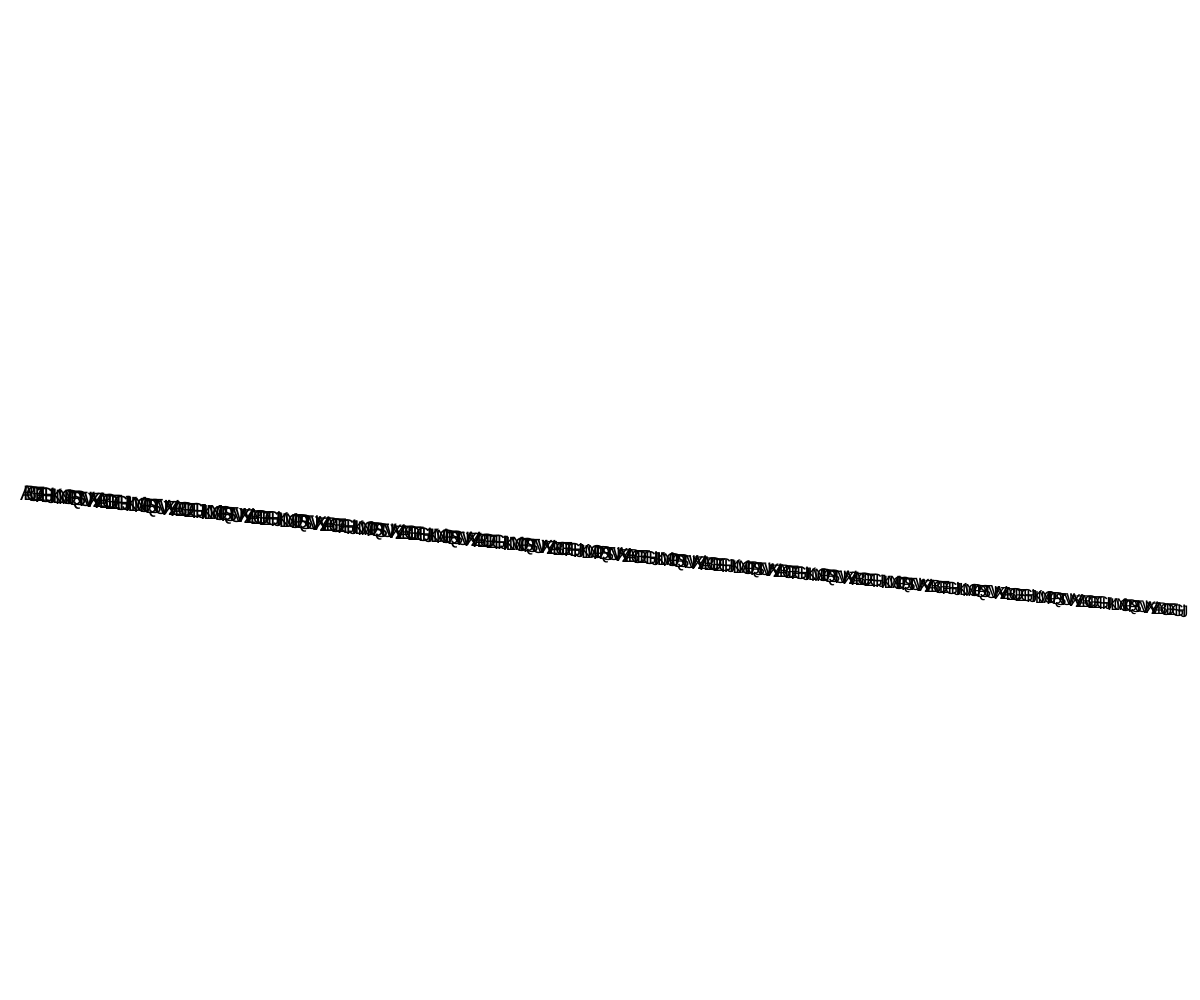
Frame 1 (no input)
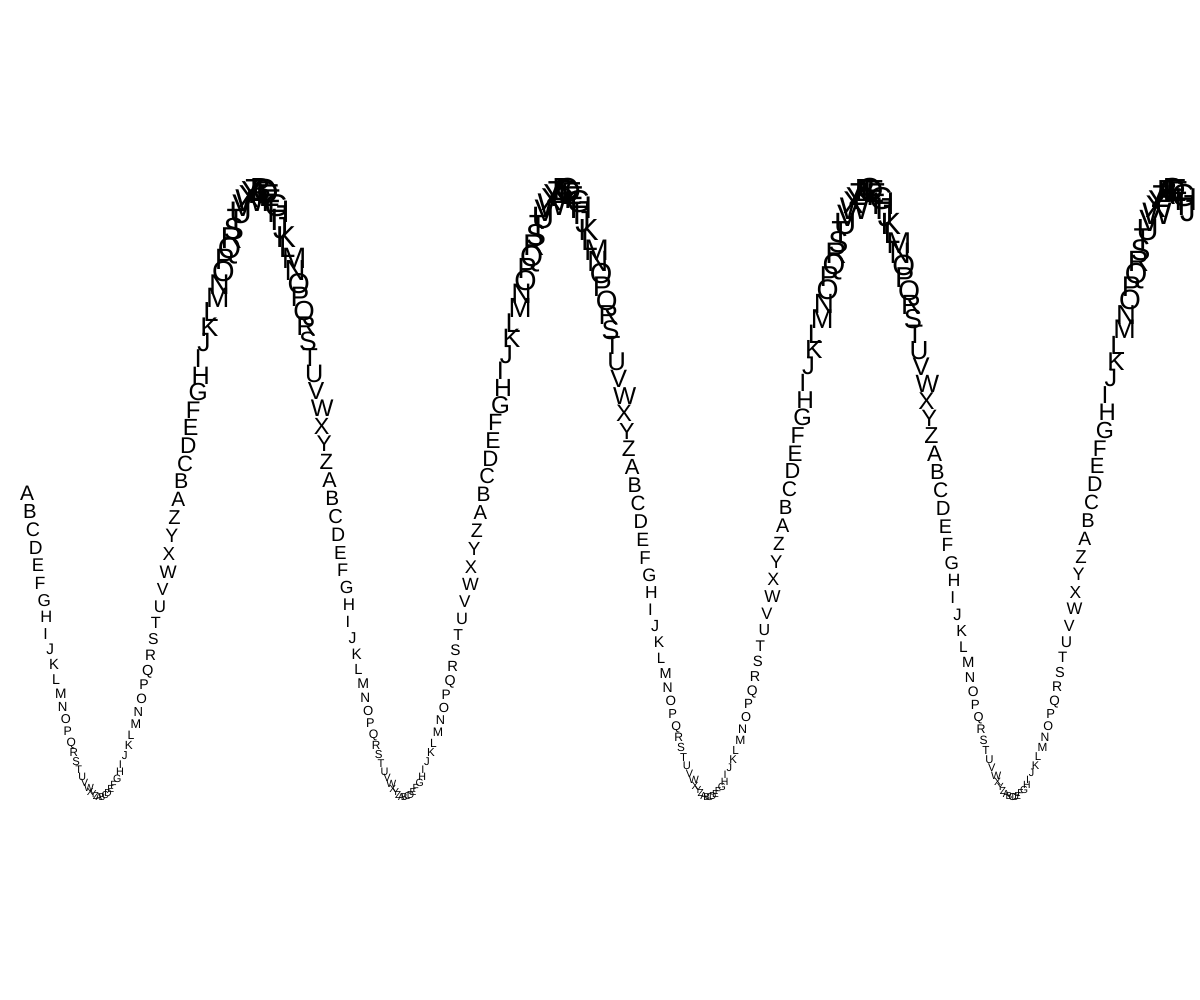
Frame 60 (no input)
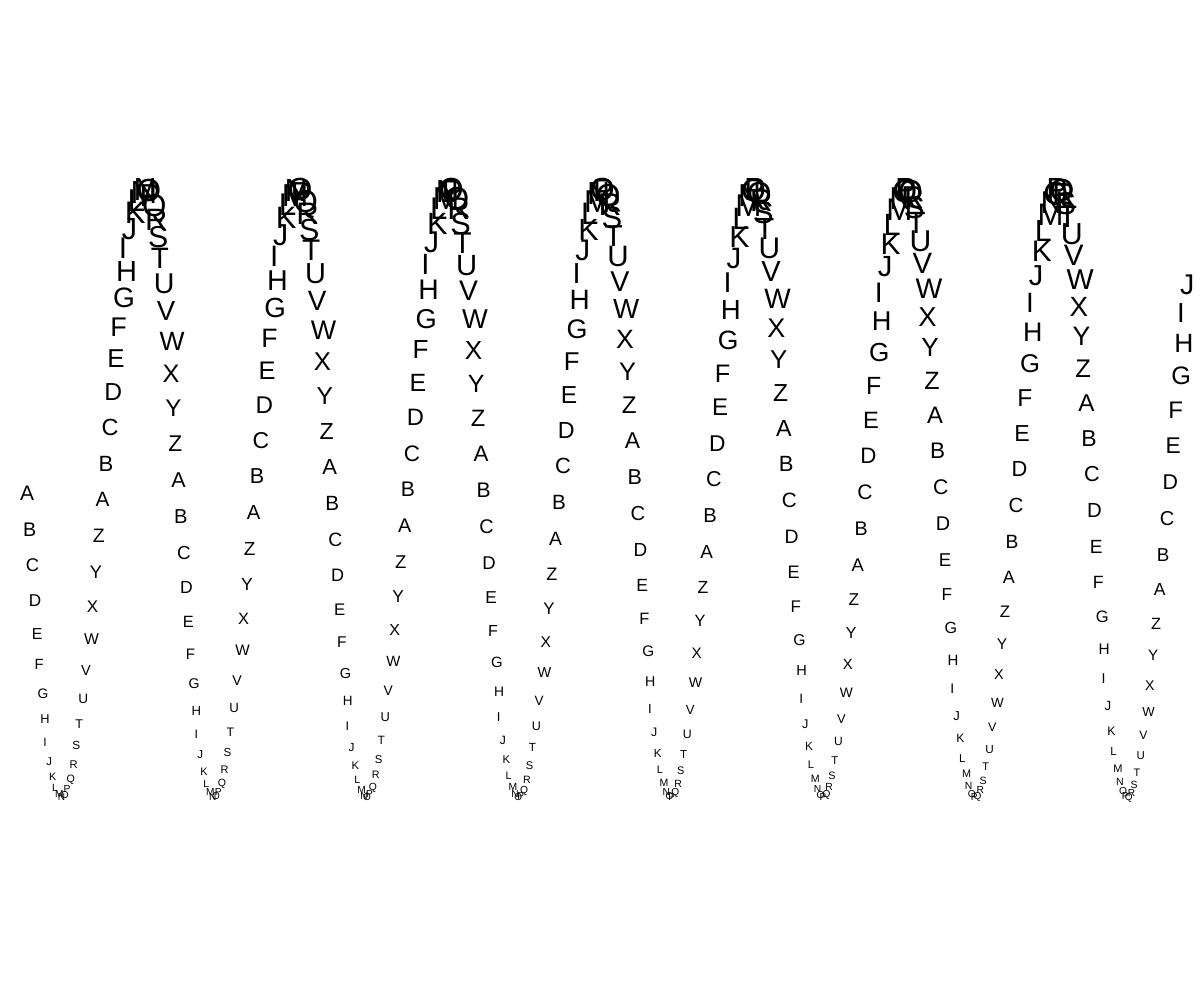
Frame 120 (the mouse pressed at the canvas centre since frame 60)

The p5.js sketch that drew these frames (run headless with seeded random() and noise() and a simulated clock; from frame 60 on, the mouse is pressed at the canvas centre):

// p5.js sketch
// ── sketch.js
let t = 0;

function setup() {
  createCanvas(windowWidth, windowHeight);
  textSize(32);
}

function draw() {
  background(255);

  fill(0);
  noStroke();
  t += 0.001;
  let angle = t;

  let length = 400; // Anzahl der Buchstaben

  for (let i = 0; i < length; i++) {
    let displacement = angle * i;

    let y = map(sin(displacement), -1, 1, 200, height - 200);
    let x = map(i, 0, length - 1, 20, width - 20);
    let size = map(y, 200, height - 200, 32, 10);

    textSize(size);

    if (x > 0 && x < width && y > 0 && y < height) {
      text(String.fromCharCode(65 + i % 26), x, y);
    }
  }
}

// ── style.css
/* - reset css - */ 
html,body,div,form,fieldset,legend,label{margin:0;padding:0;}
table{border-collapse:collapse;border-spacing:0;}
th,td{text-align:left;vertical-align:top;}
h1,h2,h3,h4,h5,h6,th,td,caption{font-weight:normal;}
img{border:0;}
canvas{display:block;}
